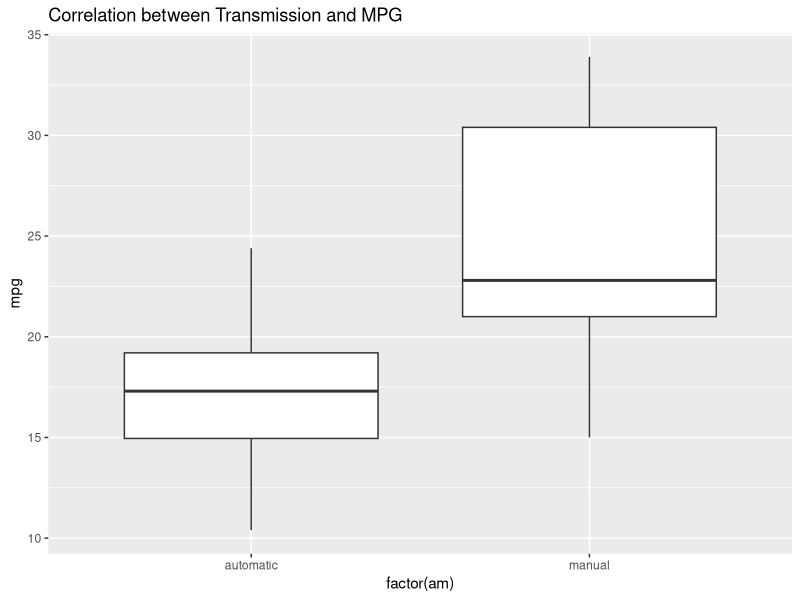
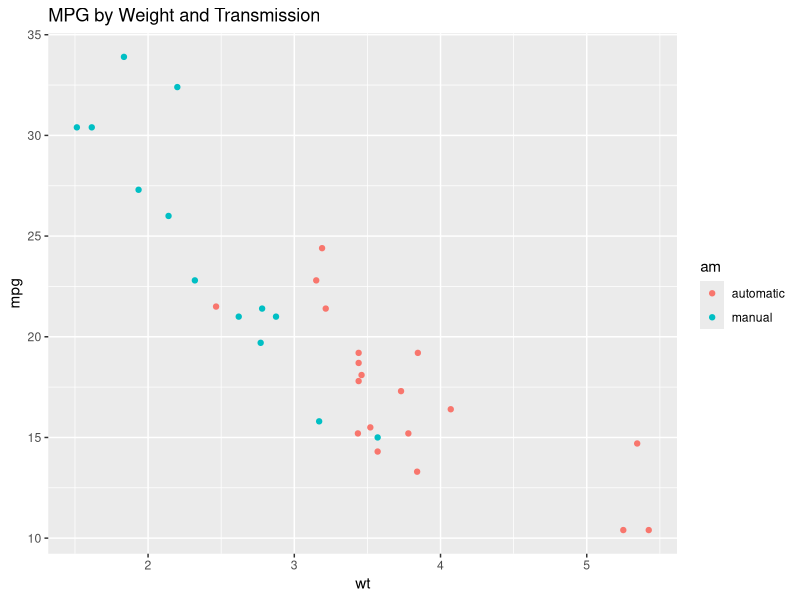
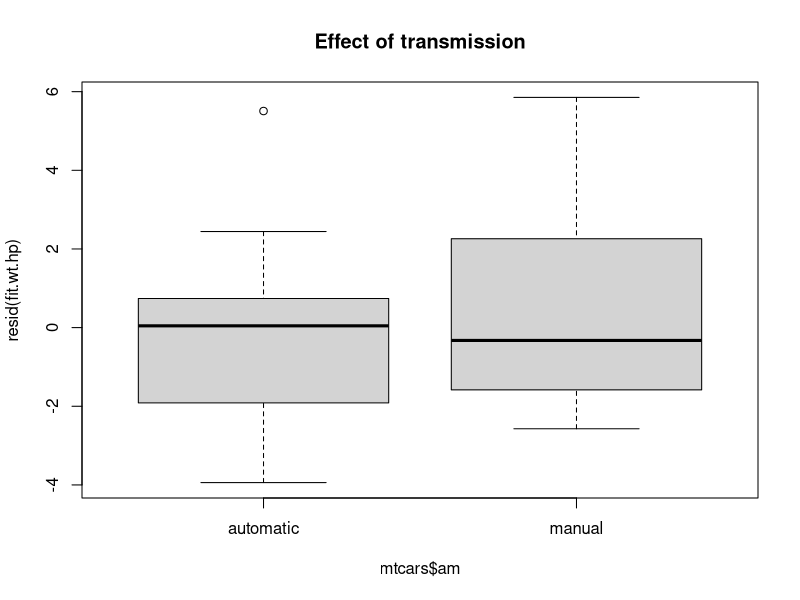
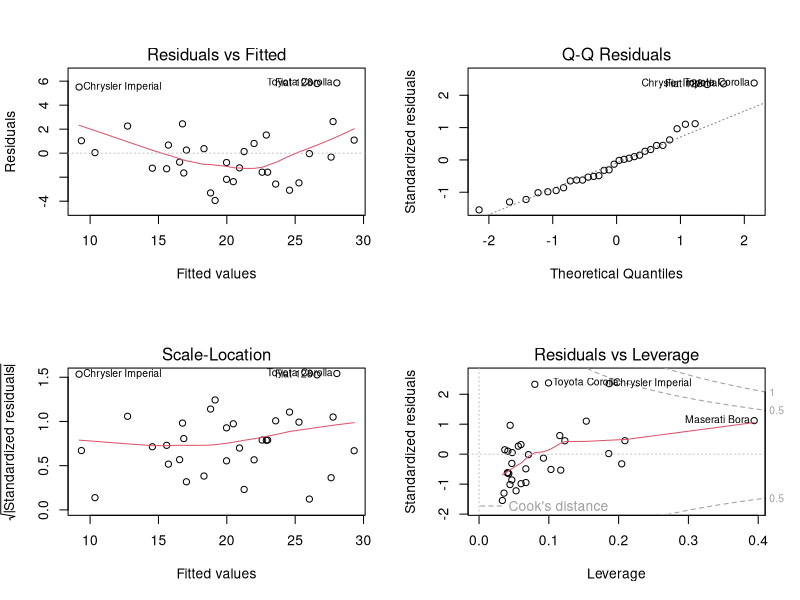

R code for these plots, in order:
## ---- chunk 1
require(ggplot2, quietly = TRUE)
data(mtcars)

mtcars$am <- factor(mtcars$am, labels = c("automatic", "manual"))
mtcars$cyl <- factor(mtcars$cyl)
mtcars$vs <- factor(mtcars$vs, labels = c("v", "straight"))
mtcars$gear <- factor(mtcars$gear)
mtcars$carb <- factor(mtcars$carb)
g1 <- ggplot(mtcars, aes(x = factor(am), y = mpg)) +
  geom_boxplot() +
  ggtitle("Correlation between Transmission and MPG")
g1

g2 <- ggplot(mtcars, aes(x = wt, y = mpg)) +
  geom_point(aes(colour = am)) +
  ggtitle("MPG by Weight and Transmission")
g2

## ---- chunk 2
fit.wt.hp <- lm(mpg ~ wt + hp, data = mtcars)

boxplot(resid(fit.wt.hp) ~ mtcars$am)
title("Effect of transmission" )

t <- t.test(resid(fit.wt.hp) ~ mtcars$am, var.equal = TRUE)
t$conf[1:2]
## ---- chunk 3
t$estimate["mean in group automatic"] - t$estimate["mean in group manual"]
## ---- chunk 4
require(knitr, quietly = TRUE)

data(mtcars)
fit.all <- lm(mpg ~ ., data = mtcars)
kable(summary(fit.all)$coef[,c(1,4)], 
      digits = 2,
      col.names = c("Coefficient", "P-value"),
      caption = "Coefficients and significance for each factor")
mtcars$am <- factor(mtcars$am, labels = c("automatic", "manual"))
mtcars$cyl <- factor(mtcars$cyl)
## ---- chunk 5
suppressMessages(require(dplyr, quietly = TRUE))

# First, generate the models for comparison
fit.wt <- lm(mpg ~ wt, data = mtcars)
fit.wt.am <- lm(mpg ~ wt + am, data = mtcars)
fit.wt.cyl <- lm(mpg ~ wt + factor(cyl), data = mtcars)
fit.wt.disp <- lm(mpg ~ wt + disp, data = mtcars)
fit.wt.hp <- lm(mpg ~ wt + hp, data = mtcars)
fit.wtxhp <- lm(mpg ~ wt * hp, data = mtcars)
fit.wt.hp.am <- lm(mpg ~ wt + hp + am, data = mtcars)
fit.wt.hp.cyl <- lm(mpg ~ wt + hp + factor(cyl), data = mtcars)
fit.wt.hp.disp <- lm(mpg ~ wt + hp + disp, data = mtcars)
fit.wt.hp.drat <- lm(mpg ~ wt + hp + drat, data = mtcars)
fit.wt.hp.qsec <- lm(mpg ~ wt + hp + qsec, data = mtcars)
fit.wt.hp.vs <- lm(mpg ~ wt + hp + factor(vs), data = mtcars)
fit.wt.hp.gear <- lm(mpg ~ wt + hp + factor(gear), data = mtcars)
fit.wt.hp.carb <- lm(mpg ~ wt + hp + factor(carb), data = mtcars)



alt.terms <-c ("mpg ~ wt + am",
              "mpg ~ wt + factor(cyl)", 
              "mpg ~ wt + disp", 
              "mpg ~ wt + hp", 
              "mpg ~ wt * hp",
              "mpg ~ wt + hp + am",
              "mpg ~ wt + hp + factor(cyl)",
              "mpg ~ wt + hp + disp",
              "mpg ~ wt + hp + drat",
              "mpg ~ wt + hp + qsec",
              "mpg ~ wt + hp + factor(vs)",
              "mpg ~ wt + hp + factor(gear)",
              "mpg ~ wt + hp + factor(carb)")
base.terms <- c(rep("mpg ~ wt", 4), rep("mpg ~ wt + hp", 9))
p.value <- c(anova(fit.wt, fit.wt.am)$`Pr(>F)`[2],
             anova(fit.wt, fit.wt.cyl)$`Pr(>F)`[2],
             anova(fit.wt, fit.wt.disp)$`Pr(>F)`[2],
             anova(fit.wt, fit.wt.hp)$`Pr(>F)`[2],
             anova(fit.wt.hp, fit.wtxhp)$`Pr(>F)`[2],
             anova(fit.wt.hp, fit.wt.hp.am)$`Pr(>F)`[2],
             anova(fit.wt.hp, fit.wt.hp.cyl)$`Pr(>F)`[2],
             anova(fit.wt.hp, fit.wt.hp.disp)$`Pr(>F)`[2],
             anova(fit.wt.hp, fit.wt.hp.drat)$`Pr(>F)`[2],
             anova(fit.wt.hp, fit.wt.hp.qsec)$`Pr(>F)`[2],
             anova(fit.wt.hp, fit.wt.hp.vs)$`Pr(>F)`[2],
             anova(fit.wt.hp, fit.wt.hp.gear)$`Pr(>F)`[2],
             anova(fit.wt.hp, fit.wt.hp.carb)$`Pr(>F)`[2])
model.signif <- data.frame(alt.terms, base.terms, p.value)

kable(model.signif, 
      digits = 3,
      col.names = c("Possible model", "Compared with", "P-value"),
      caption = "Significance of additional factor in each model")
## ---- chunk 6
par(mfrow = c(2, 2))
plot(fit.wt.hp)
